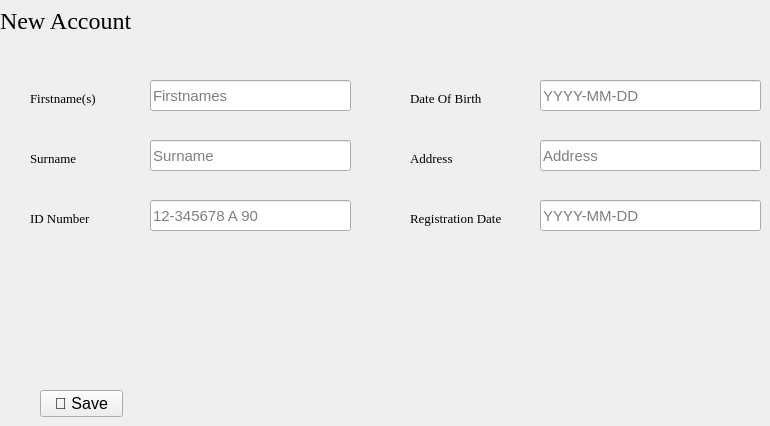
                   <widget class="QWidget" name="acc_new">
                    <widget class="QLabel" name="label_8">
                     <property name="geometry">
                      <rect>
                       <x>0</x>
                       <y>0</y>
                       <width>151</width>
                       <height>41</height>
                      </rect>
                     </property>
                     <property name="font">
                      <font>
                       <family>Georgia</family>
                       <pointsize>18</pointsize>
                       <weight>50</weight>
                       <italic>false</italic>
                       <bold>false</bold>
                      </font>
                     </property>
                     <property name="text">
                      <string>New Account</string>
                     </property>
                    </widget>
                    <widget class="QLineEdit" name="txtFirstname">
                     <property name="geometry">
                      <rect>
                       <x>150</x>
                       <y>80</y>
                       <width>201</width>
                       <height>31</height>
                      </rect>
                     </property>
                     <property name="font">
                      <font>
                       <family>Arial</family>
                       <pointsize>11</pointsize>
                       <weight>50</weight>
                       <italic>false</italic>
                       <bold>false</bold>
                      </font>
                     </property>
                     <property name="styleSheet">
                      <string notr="true"/>
                     </property>
                     <property name="text">
                      <string/>
                     </property>
                     <property name="placeholderText">
                      <string>Firstnames</string>
                     </property>
                     <property name="clearButtonEnabled">
                      <bool>true</bool>
                     </property>
                    </widget>
                    <widget class="QLabel" name="label_9">
                     <property name="geometry">
                      <rect>
                       <x>410</x>
                       <y>90</y>
                       <width>91</width>
                       <height>16</height>
                      </rect>
                     </property>
                     <property name="font">
                      <font>
                       <family>Georgia</family>
                       <pointsize>10</pointsize>
                       <weight>50</weight>
                       <italic>false</italic>
                       <bold>false</bold>
                      </font>
                     </property>
                     <property name="text">
                      <string>Date Of Birth</string>
                     </property>
                    </widget>
                    <widget class="QLabel" name="label_10">
                     <property name="geometry">
                      <rect>
                       <x>410</x>
                       <y>150</y>
                       <width>71</width>
                       <height>16</height>
                      </rect>
                     </property>
                     <property name="font">
                      <font>
                       <family>Georgia</family>
                       <pointsize>10</pointsize>
                       <weight>50</weight>
                       <italic>false</italic>
                       <bold>false</bold>
                      </font>
                     </property>
                     <property name="text">
                      <string>Address</string>
                     </property>
                    </widget>
                    <widget class="QLineEdit" name="txtReg">
                     <property name="geometry">
                      <rect>
                       <x>540</x>
                       <y>200</y>
                       <width>221</width>
                       <height>31</height>
                      </rect>
                     </property>
                     <property name="font">
                      <font>
                       <family>Arial</family>
                       <pointsize>11</pointsize>
                       <weight>50</weight>
                       <italic>false</italic>
                       <bold>false</bold>
                      </font>
                     </property>
                     <property name="styleSheet">
                      <string notr="true"/>
                     </property>
                     <property name="text">
                      <string/>
                     </property>
                     <property name="placeholderText">
                      <string>YYYY-MM-DD</string>
                     </property>
                     <property name="clearButtonEnabled">
                      <bool>true</bool>
                     </property>
                    </widget>
                    <widget class="QLabel" name="label_11">
                     <property name="geometry">
                      <rect>
                       <x>410</x>
                       <y>210</y>
                       <width>121</width>
                       <height>16</height>
                      </rect>
                     </property>
                     <property name="font">
                      <font>
                       <family>Georgia</family>
                       <pointsize>10</pointsize>
                       <weight>50</weight>
                       <italic>false</italic>
                       <bold>false</bold>
                      </font>
                     </property>
                     <property name="text">
                      <string>Registration Date</string>
                     </property>
                    </widget>
                    <widget class="QLabel" name="label_12">
                     <property name="geometry">
                      <rect>
                       <x>30</x>
                       <y>90</y>
                       <width>91</width>
                       <height>16</height>
                      </rect>
                     </property>
                     <property name="font">
                      <font>
                       <family>Georgia</family>
                       <pointsize>10</pointsize>
                       <weight>50</weight>
                       <italic>false</italic>
                       <bold>false</bold>
                      </font>
                     </property>
                     <property name="text">
                      <string>Firstname(s)</string>
                     </property>
                    </widget>
                    <widget class="QLineEdit" name="txtOccu">
                     <property name="geometry">
                      <rect>
                       <x>540</x>
                       <y>140</y>
                       <width>221</width>
                       <height>31</height>
                      </rect>
                     </property>
                     <property name="font">
                      <font>
                       <family>Arial</family>
                       <pointsize>11</pointsize>
                       <weight>50</weight>
                       <italic>false</italic>
                       <bold>false</bold>
                      </font>
                     </property>
                     <property name="styleSheet">
                      <string notr="true"/>
                     </property>
                     <property name="text">
                      <string/>
                     </property>
                     <property name="placeholderText">
                      <string>Address</string>
                     </property>
                     <property name="clearButtonEnabled">
                      <bool>true</bool>
                     </property>
                    </widget>
                    <widget class="QLineEdit" name="txtSurname">
                     <property name="geometry">
                      <rect>
                       <x>150</x>
                       <y>140</y>
                       <width>201</width>
                       <height>31</height>
                      </rect>
                     </property>
                     <property name="font">
                      <font>
                       <family>Arial</family>
                       <pointsize>11</pointsize>
                       <weight>50</weight>
                       <italic>false</italic>
                       <bold>false</bold>
                      </font>
                     </property>
                     <property name="styleSheet">
                      <string notr="true"/>
                     </property>
                     <property name="text">
                      <string/>
                     </property>
                     <property name="placeholderText">
                      <string>Surname</string>
                     </property>
                     <property name="clearButtonEnabled">
                      <bool>true</bool>
                     </property>
                    </widget>
                    <widget class="QLabel" name="label_13">
                     <property name="geometry">
                      <rect>
                       <x>30</x>
                       <y>210</y>
                       <width>71</width>
                       <height>16</height>
                      </rect>
                     </property>
                     <property name="font">
                      <font>
                       <family>Georgia</family>
                       <pointsize>10</pointsize>
                       <weight>50</weight>
                       <italic>false</italic>
                       <bold>false</bold>
                      </font>
                     </property>
                     <property name="text">
                      <string>ID Number</string>
                     </property>
                    </widget>
                    <widget class="QLineEdit" name="DOB">
                     <property name="geometry">
                      <rect>
                       <x>540</x>
                       <y>80</y>
                       <width>221</width>
                       <height>31</height>
                      </rect>
                     </property>
                     <property name="font">
                      <font>
                       <family>Arial</family>
                       <pointsize>11</pointsize>
                       <weight>50</weight>
                       <italic>false</italic>
                       <bold>false</bold>
                      </font>
                     </property>
                     <property name="styleSheet">
                      <string notr="true"/>
                     </property>
                     <property name="text">
                      <string/>
                     </property>
                     <property name="placeholderText">
                      <string>YYYY-MM-DD</string>
                     </property>
                     <property name="clearButtonEnabled">
                      <bool>true</bool>
                     </property>
                    </widget>
                    <widget class="QLineEdit" name="txtID">
                     <property name="geometry">
                      <rect>
                       <x>150</x>
                       <y>200</y>
                       <width>201</width>
                       <height>31</height>
                      </rect>
                     </property>
                     <property name="font">
                      <font>
                       <family>Arial</family>
                       <pointsize>11</pointsize>
                       <weight>50</weight>
                       <italic>false</italic>
                       <bold>false</bold>
                      </font>
                     </property>
                     <property name="styleSheet">
                      <string notr="true"/>
                     </property>
                     <property name="text">
                      <string/>
                     </property>
                     <property name="placeholderText">
                      <string>12-345678 A 90</string>
                     </property>
                     <property name="clearButtonEnabled">
                      <bool>true</bool>
                     </property>
                    </widget>
                    <widget class="QLabel" name="label_14">
                     <property name="geometry">
                      <rect>
                       <x>30</x>
                       <y>150</y>
                       <width>71</width>
                       <height>16</height>
                      </rect>
                     </property>
                     <property name="font">
                      <font>
                       <family>Georgia</family>
                       <pointsize>10</pointsize>
                       <weight>50</weight>
                       <italic>false</italic>
                       <bold>false</bold>
                      </font>
                     </property>
                     <property name="text">
                      <string>Surname</string>
                     </property>
                    </widget>
                    <widget class="QPushButton" name="btnSave">
                     <property name="geometry">
                      <rect>
                       <x>40</x>
                       <y>390</y>
                       <width>83</width>
                       <height>27</height>
                      </rect>
                     </property>
                     <property name="sizePolicy">
                      <sizepolicy hsizetype="Expanding" vsizetype="Fixed">
                       <horstretch>0</horstretch>
                       <verstretch>0</verstretch>
                      </sizepolicy>
                     </property>
                     <property name="maximumSize">
                      <size>
                       <width>83</width>
                       <height>31</height>
                      </size>
                     </property>
                     <property name="font">
                      <font>
                       <pointsize>12</pointsize>
                       <weight>50</weight>
                       <italic>false</italic>
                       <bold>false</bold>
                      </font>
                     </property>
                     <property name="styleSheet">
                      <string notr="true">QPushButton:hover {	
	background-color: qlineargradient(spread:pad, x1:0, y1:0, x2:1, y2:1, stop:0 rgba(153, 153, 153, 122), stop:1 rgba(196, 196, 196, 106));
}

QPushButton:pressed {	
	background-color: qlineargradient(spread:pad, x1:0.54, y1:0, x2:0.517045, y2:1, stop:0 rgba(0, 0, 0, 54), stop:1 rgba(0, 189, 0, 174));
}

</string>
                     </property>
                     <property name="text">
                      <string>💾 Save</string>
                     </property>
                     <property name="iconSize">
                      <size>
                       <width>16</width>
                       <height>16</height>
                      </size>
                     </property>
                    </widget>
                   </widget>
